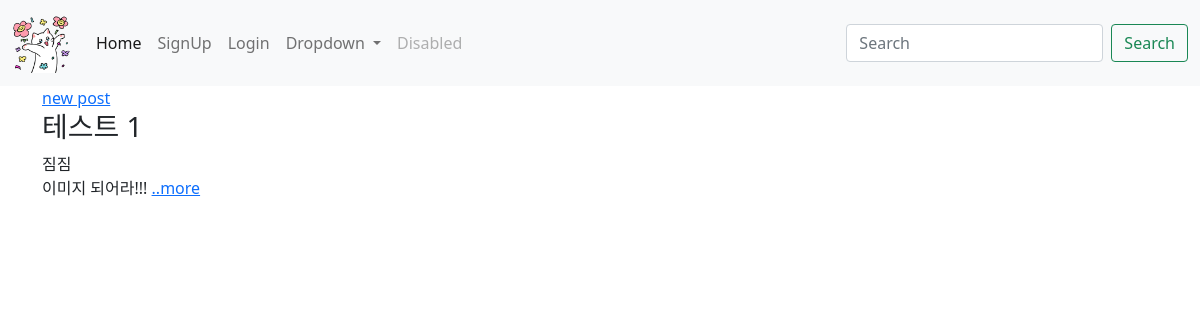
The app's page /, older data.
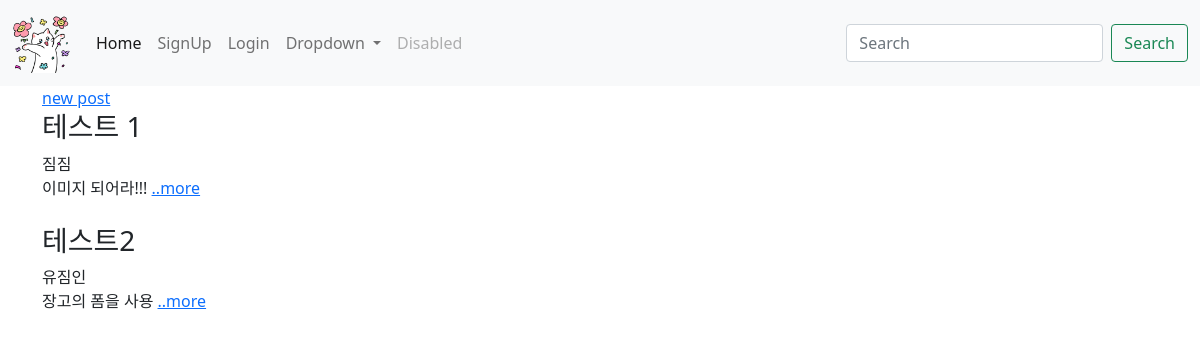
The same page, newer data.
### main/models.py (models this page shows, shortened)
class Blog(models.Model) : #import해온 models를 가져옴
    title = models.CharField(max_length=200) #models를 가져오는데 character field의 최대 길이가 200개
    writer = models.CharField(max_length=100)
    pub_date = models.DateTimeField() #작성한 시간을 나타내는
    body = models.TextField() #게시물의 내용
    image = models.ImageField(upload_to = "main/", blank=True, null=True)
    def summary(self):
        return self.body[:100]

### main/views.py (the view)
# urls.py: 2. Add a URL to urlpatterns:  path('', views.home, name='home')
def home(request): #각 html에 배정된 함수들은 가능하면 그 html의 이름과 동일하게 가면 좋음
    blogs = Blog.objects.all() #blog 작성 시 title, writer ... (모든 objects를 전부 가져온다는 의미)
    return render(request, 'home.html', {'blogs': blogs})

### main/templates/home.html (shortened to what this page needs)
{% extends 'base.html' %}
{% block content %}
    <div>
        <a href="{% url 'new' %}">new post</a>
    </div>
    {% for blog in blogs %}
    <div>
        <h3>{{blog.title}}</h3>
        {{blog.writer}}
        <br>
        {{blog.summary}} <a href="{%url 'detail' blog.id%}">..more</a>
        <br><br>
    </div>
    {% endfor %}
    {% endblock %}

Row changes from the older to the newer data that the page shows:
added Blog: title "테스트2", writer "유짐인", summary "장고의 폼을 사용"
